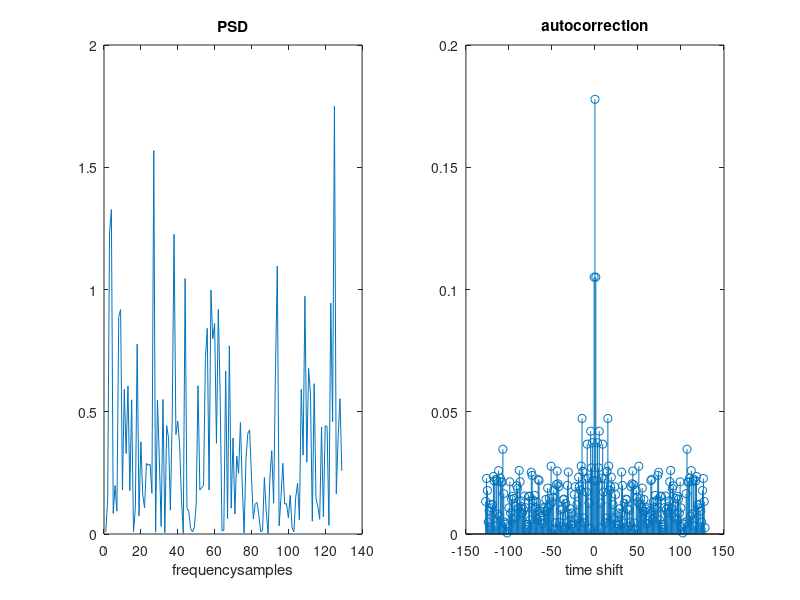

This figure's MATLAB source:
clc;
clear all;
close all;

%Auto Correlation function and Power Spectral Density
pkg load statistics;
y=normrnd(0,1,1,200);
Gy=periodogram(y);
Ry=abs(ifft(Gy,256));
Ry=[Ry(130:256)' Ry(1:129)'];
t=-127:1:128;
figure;
subplot(1,2,1);
plot(Gy);
xlabel('frequencysamples');
title('PSD');
subplot(1,2,2);
stem(t,Ry);
xlabel('time shift');
title('autocorrection');